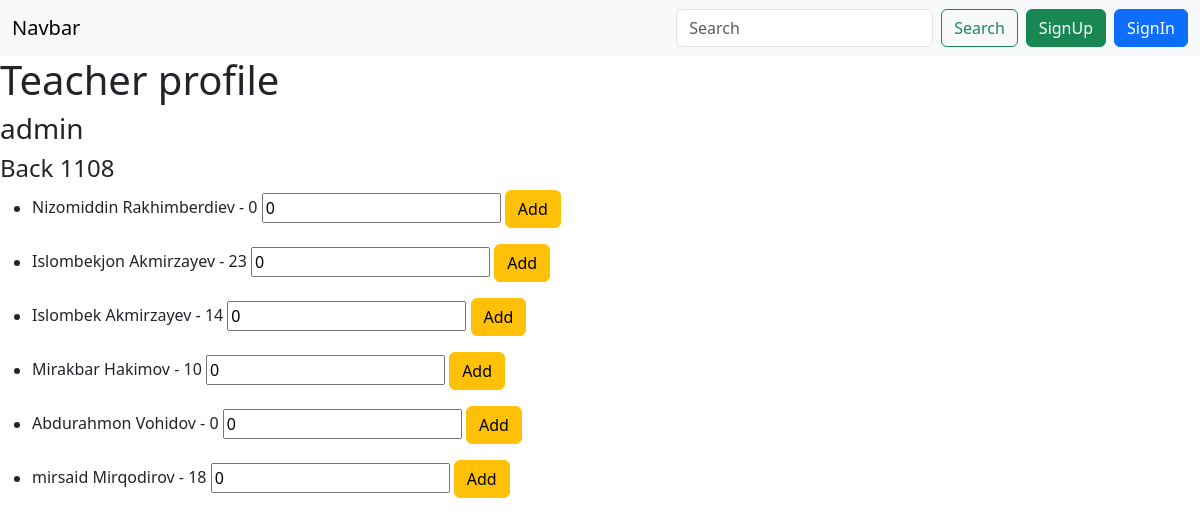
The page /users/groups/1/ on the database its author committed.
### users/models.py (models this page shows, shortened)
class Group(models.Model):
    DAYS = (
        ('Odd', 'Odd'),
        ('Even', 'Even'),
        ('Weekend', 'Weekend')
    )
    name = models.CharField(max_length=50)
    teacher = models.ForeignKey(CustomUser, on_delete=models.CASCADE, related_name='teacher')
    day = models.CharField(max_length=10, choices=DAYS)
    time = models.TimeField(default='09:00')
    created_at = models.DateTimeField(auto_now_add=True)
    updated_at = models.DateTimeField(auto_now=True)
    is_active = models.BooleanField(default=True)

class CustomUser(AbstractUser):
    ROLES = (
        ('admin', 'admin'),
        ('student', 'student'),
        ('teacher', 'teacher')
    )
    avatar = models.ImageField(upload_to='user_avatars/')
    phone_number = models.CharField(max_length=20, unique=True)
    role = models.CharField(max_length=10, choices=ROLES, default='student')
    coins = models.IntegerField(default=0)
    group = models.ForeignKey('Group', on_delete=models.CASCADE, related_name='student_group')

### users/views.py (the view)
# urls.py: path('groups/<int:id>/', group_detail_view, name='group-detail'),
def group_detail_view(request, id):
    group = Group.objects.get(id=id)
    students = CustomUser.objects.filter(group=group, role='student')
    return render(request, 'group_detail.html', {'group': group,'students': students})

### templates/group_detail.html (shortened to what this page needs)
{% extends 'base.html' %}
{% block content %}
  <h1>Teacher profile</h1>
  <h3>{{ group.teacher.username }}</h3>
  <h4>{{ group.name }}</h4>
  {% for student in students %}
  <ul>
    <li>
      {{ student.first_name }} {{ student.last_name }} - <span id="coins-{{ student.id }}">{{ student.coins }}</span>
      <form method="post" class="d-inline" id="form-{{ student.id }}">
        <input type="number" id="{{ student.id }}" name="coin" value=0>
        <button type="submit" class="btn btn-warning">Add</button>
      </form>
    </li>
  </ul>
  {% endfor %}
{% endblock %}

### templates/base.html (shortened to what this page needs)
<!doctype html>
<html lang="en">
<head>
    <link href="https://cdn.jsdelivr.net/npm/bootstrap@5.3.3/dist/css/bootstrap.min.css" rel="stylesheet"
>
</head>
<body>
<nav class="navbar navbar-expand-lg bg-body-tertiary">
    <div class="container-fluid">
        <a class="navbar-brand" href="{% url 'home' %}">Navbar</a>
        <div class="collapse navbar-collapse" id="navbarNav">
            <form class="d-flex" role="search">
                <input class="form-control me-2" type="search" placeholder="Search" aria-label="Search">
                <button class="btn btn-outline-success  me-2" type="submit">Search</button>
                {% if request.user.is_authenticated %}
                <a class="btn btn-outline-warning me-2" href="{% url 'profile' %}">{{ request.user.username }}</a>
                <a class="btn btn-danger me-2" href="{% url 'logout' %}">Logout</a>
                {% else %}
                <a class="btn btn-success me-2" href="{% url 'register' %}">SignUp</a>
                <a class="btn btn-primary" href="{% url 'login' %}">SignIn</a>
                {% endif %}
            </form>
        </div>
    </div>
</nav>
{% block content %}
{% endblock %}
</body>
</html>

### rows shown on the page
Group: teacher.username "admin", name "Back 1108"
CustomUser: first_name "Nizomiddin", last_name "Rakhimberdiev", coins "0"
CustomUser: first_name "Islombekjon", last_name "Akmirzayev", coins "23"
CustomUser: first_name "Islombek", last_name "Akmirzayev", coins "14"
CustomUser: first_name "Mirakbar", last_name "Hakimov", coins "10"
CustomUser: first_name "Abdurahmon", last_name "Vohidov", coins "0"
CustomUser: first_name "mirsaid", last_name "Mirqodirov", coins "18"
